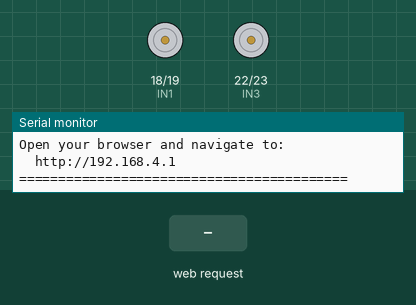
This sketch was run on a simulated ESP32. On the bench: motor-driver pin pairs drawn as motors (green arrow = first pin HIGH = forward, orange = second pin HIGH = backward, longer = more drive, scaled by the enable pin), the last lines printed to the serial monitor. Inputs (shaded band) come from the test bench.

Above: at 2.2 s.
2.3 s: HTTP request GET /cmd?dir=forward received
At 2.7 s:
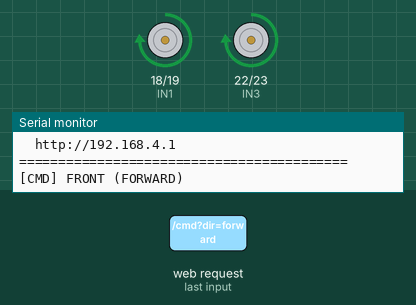
3.8 s: HTTP request GET /cmd?dir=backward received
At 5.0 s:
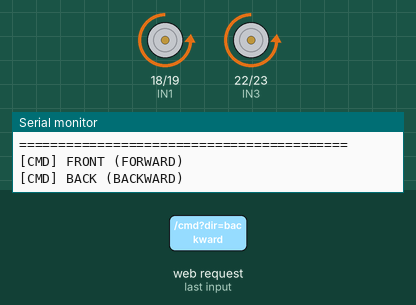
5.3 s: HTTP request GET /cmd?dir=left received
At 6.2 s:
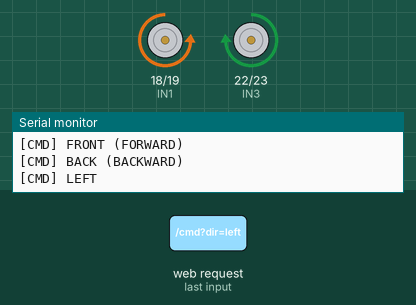
6.8 s: HTTP request GET /cmd?dir=right received
At 7.3 s:
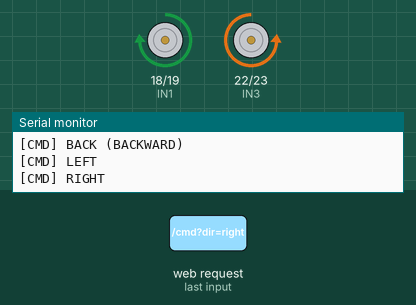
8.3 s: HTTP request GET /speed?val=forward received
At 9.5 s:
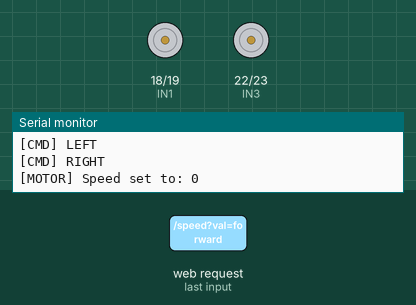
9.8 s: HTTP request GET /speed?val=1 received
At 10.8 s:
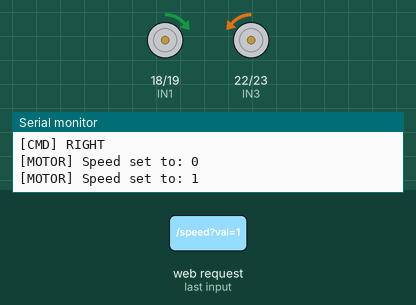
Timing chart, 0 to 12.3 s (numbered marks = the images above; inputs shaded):
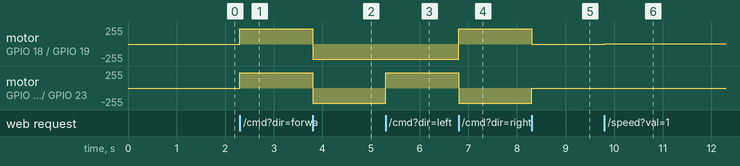

The sketch:

esp32_web_robot.ino
```cpp
/*
 * ==============================================================================
 * ESP32 Wi-Fi Robot Controller (Two-Channel Motor Driver)
 * ==============================================================================
 * Wi-Fi SSID (Username): Yoo
 * Wi-Fi Password:        8722519872
 * Web Controller IP:     http://192.168.4.1
 *
 * Features:
 *   - Captive Portal: Automatically pops up or redirects ANY page to the controller
 *   - Explicit AP IP (192.168.4.1) configuration
 *   - Real-time command status & Serial monitor debug logs
 *   - Compatible with ESP32 Core 3.x and 2.x
 * ==============================================================================
 */

#include <WiFi.h>
#include <WebServer.h>
#include <DNSServer.h>
#include <esp_arduino_version.h>

// ==============================================================================
// 1. PIN DEFINITIONS
// ==============================================================================
// Motor A (Left Tyre)
const int IN1 = 18;  // Left Forward
const int IN2 = 19;  // Left Backward
const int ENA = 21;  // Left PWM Speed

// Motor B (Right Tyre)
const int IN3 = 22;  // Right Forward
const int IN4 = 23;  // Right Backward
const int ENB = 25;  // Right PWM Speed

// PWM Configuration
const int PWM_FREQ       = 1000; // 1 kHz
const int PWM_RESOLUTION = 8;    // 8-bit (0 - 255)
const int PWM_CHAN_A     = 0;    // Core 2.x fallback
const int PWM_CHAN_B     = 1;    // Core 2.x fallback

int motorSpeed = 230; // Initial speed (0 - 255, 230 provides strong torque for 4 wheels)

// ==============================================================================
// 2. WI-FI & CAPTIVE PORTAL CONFIGURATION
// ==============================================================================
const char* AP_SSID = "Yoo";
const char* AP_PASS = "123456798";

const byte DNS_PORT = 53;
DNSServer dnsServer;
WebServer server(80);

// Default AP IP: 192.168.4.1
IPAddress local_ip(192, 168, 4, 1);
IPAddress gateway(192, 168, 4, 1);
IPAddress subnet(255, 255, 255, 0);

// ==============================================================================
// 3. MOTOR CONTROL FUNCTIONS
// ==============================================================================
void setMotorSpeed(int speedVal) {
  motorSpeed = constrain(speedVal, 0, 255);
#if defined(ESP_ARDUINO_VERSION_MAJOR) && (ESP_ARDUINO_VERSION_MAJOR >= 3)
  ledcWrite(ENA, motorSpeed);
  ledcWrite(ENB, motorSpeed);
#else
  ledcWrite(PWM_CHAN_A, motorSpeed);
  ledcWrite(PWM_CHAN_B, motorSpeed);
#endif
  Serial.print("[MOTOR] Speed set to: ");
  Serial.println(motorSpeed);
}

void stopBot() {
  digitalWrite(IN1, LOW);
  digitalWrite(IN2, LOW);
  digitalWrite(IN3, LOW);
  digitalWrite(IN4, LOW);
  Serial.println("[CMD] STOP");
}

void moveForward() {
  digitalWrite(IN1, HIGH);
  digitalWrite(IN2, LOW);
  digitalWrite(IN3, HIGH);
  digitalWrite(IN4, LOW);
  Serial.println("[CMD] FRONT (FORWARD)");
}

void moveBackward() {
  digitalWrite(IN1, LOW);
  digitalWrite(IN2, HIGH);
  digitalWrite(IN3, LOW);
  digitalWrite(IN4, HIGH);
  Serial.println("[CMD] BACK (BACKWARD)");
}

void turnLeft() {
  digitalWrite(IN1, LOW);
  digitalWrite(IN2, HIGH);
  digitalWrite(IN3, HIGH);
  digitalWrite(IN4, LOW);
  Serial.println("[CMD] LEFT");
}

void turnRight() {
  digitalWrite(IN1, HIGH);
  digitalWrite(IN2, LOW);
  digitalWrite(IN3, LOW);
  digitalWrite(IN4, HIGH);
  Serial.println("[CMD] RIGHT");
}

// ==============================================================================
// 4. EMBEDDED CONTROLLER WEB PAGE
// ==============================================================================
const char HTML_PAGE[] PROGMEM = R"rawliteral(
<!DOCTYPE html>
<html lang="en">
<head>
  <meta charset="UTF-8">
  <meta name="viewport" content="width=device-width, initial-scale=1.0, user-scalable=no">
  <title>ESP32 Robot Controller</title>
  <style>
    * {
      box-sizing: border-box;
      user-select: none;
      -webkit-user-select: none;
      margin: 0;
      padding: 0;
    }
    body {
      background: radial-gradient(circle at center, #1b263b 0%, #0d1b2a 100%);
      font-family: -apple-system, BlinkMacSystemFont, "Segoe UI", Roboto, sans-serif;
      color: #e0e1dd;
      display: flex;
      flex-direction: column;
      align-items: center;
      justify-content: center;
      min-height: 100vh;
      padding: 16px;
    }
    .card {
      background: rgba(255, 255, 255, 0.05);
      backdrop-filter: blur(14px);
      -webkit-backdrop-filter: blur(14px);
      border: 1px solid rgba(255, 255, 255, 0.12);
      border-radius: 24px;
      padding: 24px;
      width: 100%;
      max-width: 380px;
      box-shadow: 0 20px 50px rgba(0, 0, 0, 0.6);
      text-align: center;
    }
    h1 {
      font-size: 1.4rem;
      font-weight: 700;
      letter-spacing: 1px;
      color: #00f0ff;
      text-shadow: 0 0 10px rgba(0, 240, 255, 0.4);
      margin-bottom: 6px;
    }
    .status-badge {
      display: inline-block;
      font-size: 0.78rem;
      background: rgba(0, 240, 255, 0.15);
      color: #70e000;
      padding: 4px 12px;
      border-radius: 12px;
      margin-bottom: 16px;
      font-weight: 600;
    }
    .state-box {
      background: #0f172a;
      border: 1px solid #334155;
      padding: 8px 12px;
      border-radius: 10px;
      font-size: 0.85rem;
      color: #00f0ff;
      margin-bottom: 20px;
      font-family: monospace;
    }
    .d-pad {
      display: grid;
      grid-template-columns: repeat(3, 1fr);
      grid-template-rows: repeat(3, 1fr);
      gap: 12px;
      width: 240px;
      height: 240px;
      margin: 0 auto 20px auto;
    }
    .btn {
      background: linear-gradient(145deg, #1e293b, #0f172a);
      border: 1px solid rgba(255, 255, 255, 0.1);
      border-radius: 18px;
      color: #ffffff;
      font-size: 1.2rem;
      font-weight: bold;
      display: flex;
      flex-direction: column;
      align-items: center;
      justify-content: center;
      cursor: pointer;
      box-shadow: 0 6px 14px rgba(0,0,0,0.4);
      transition: all 0.1s ease;
      touch-action: manipulation;
    }
    .btn span {
      font-size: 0.7rem;
      font-weight: normal;
      color: #94a3b8;
      margin-top: 2px;
    }
    .btn:active, .btn.active {
      transform: scale(0.92);
      background: linear-gradient(145deg, #00f0ff, #0077b6);
      color: #000;
      box-shadow: 0 0 16px rgba(0, 240, 255, 0.8);
    }
    .btn:active span, .btn.active span {
      color: #000;
    }
    .btn-up    { grid-column: 2; grid-row: 1; }
    .btn-left  { grid-column: 1; grid-row: 2; }
    .btn-stop  {
      grid-column: 2;
      grid-row: 2;
      background: linear-gradient(145deg, #d90429, #720026);
      font-size: 0.9rem;
    }
    .btn-stop:active {
      background: #ff0054 !important;
      box-shadow: 0 0 16px rgba(255, 0, 84, 0.8) !important;
    }
    .btn-right { grid-column: 3; grid-row: 2; }
    .btn-down  { grid-column: 2; grid-row: 3; }

    .slider-container {
      margin-top: 10px;
      text-align: left;
    }
    .slider-header {
      display: flex;
      justify-content: space-between;
      font-size: 0.85rem;
      color: #94a3b8;
      margin-bottom: 8px;
    }
    .slider {
      -webkit-appearance: none;
      width: 100%;
      height: 8px;
      border-radius: 4px;
      background: #334155;
      outline: none;
    }
    .slider::-webkit-slider-thumb {
      -webkit-appearance: none;
      appearance: none;
      width: 22px;
      height: 22px;
      border-radius: 50%;
      background: #00f0ff;
      cursor: pointer;
      box-shadow: 0 0 8px #00f0ff;
    }
    .instructions {
      margin-top: 16px;
      font-size: 0.72rem;
      color: #64748b;
    }
  </style>
</head>
<body>
  <div class="card">
    <h1>ROBOT WEB CONTROLLER</h1>
    <div class="status-badge">● CONNECTED (192.168.4.1)</div>
    <div class="state-box" id="stateDisplay">STATE: READY</div>

    <div class="d-pad">
      <button class="btn btn-up" id="btn-fwd" data-cmd="forward">▲<span>FRONT</span></button>
      <button class="btn btn-left" id="btn-left" data-cmd="left">◀<span>LEFT</span></button>
      <button class="btn btn-stop" id="btn-stop" data-cmd="stop">STOP</button>
      <button class="btn btn-right" id="btn-right" data-cmd="right">▶<span>RIGHT</span></button>
      <button class="btn btn-down" id="btn-bwd" data-cmd="backward">▼<span>BACK</span></button>
    </div>

    <div class="slider-container">
      <div class="slider-header">
        <span>Motor Speed (PWM)</span>
        <span id="speedVal">230</span>
      </div>
      <input type="range" min="120" max="255" value="230" class="slider" id="speedRange">
    </div>

    <div class="instructions">
      Hold button to drive • Release to stop • W/A/S/D keys
    </div>
  </div>

  <script>
    let currentCmd = 'stop';
    const stateDisplay = document.getElementById('stateDisplay');

    function sendCommand(cmd) {
      if (cmd === currentCmd && cmd !== 'stop') return;
      currentCmd = cmd;
      stateDisplay.innerText = "STATE: " + cmd.toUpperCase();
      fetch('/cmd?dir=' + cmd).catch(err => {
        stateDisplay.innerText = "ERROR SENDING: " + cmd;
      });
    }

    const buttons = [
      { id: 'btn-fwd', cmd: 'forward' },
      { id: 'btn-bwd', cmd: 'backward' },
      { id: 'btn-left', cmd: 'left' },
      { id: 'btn-right', cmd: 'right' }
    ];

    buttons.forEach(item => {
      const el = document.getElementById(item.id);

      const startMove = (e) => {
        e.preventDefault();
        el.classList.add('active');
        sendCommand(item.cmd);
      };

      const endMove = (e) => {
        e.preventDefault();
        el.classList.remove('active');
        sendCommand('stop');
      };

      el.addEventListener('mousedown', startMove);
      el.addEventListener('mouseup', endMove);
      el.addEventListener('touchstart', startMove, { passive: false });
      el.addEventListener('touchend', endMove, { passive: false });
      el.addEventListener('mouseleave', () => {
        if (el.classList.contains('active')) endMove();
      });
    });

    document.getElementById('btn-stop').addEventListener('click', () => sendCommand('stop'));

    const speedRange = document.getElementById('speedRange');
    const speedVal = document.getElementById('speedVal');
    speedRange.addEventListener('input', (e) => {
      speedVal.innerText = e.target.value;
    });
    speedRange.addEventListener('change', (e) => {
      fetch('/speed?val=' + e.target.value).catch(err => console.error(err));
    });

    const keyMap = {
      'KeyW': 'forward', 'ArrowUp': 'forward',
      'KeyS': 'backward', 'ArrowDown': 'backward',
      'KeyA': 'left', 'ArrowLeft': 'left',
      'KeyD': 'right', 'ArrowRight': 'right',
      'Space': 'stop'
    };

    window.addEventListener('keydown', (e) => {
      if (keyMap[e.code]) {
        sendCommand(keyMap[e.code]);
      }
    });

    window.addEventListener('keyup', (e) => {
      if (keyMap[e.code] && e.code !== 'Space') {
        sendCommand('stop');
      }
    });
  </script>
</body>
</html>
)rawliteral";

// ==============================================================================
// 5. HTTP HELPERS & ROUTE HANDLERS
// ==============================================================================
void setCorsAndNoCache() {
  server.sendHeader("Access-Control-Allow-Origin", "*");
  server.sendHeader("Cache-Control", "no-cache, no-store, must-revalidate");
  server.sendHeader("Pragma", "no-cache");
  server.sendHeader("Expires", "0");
}

void handleRoot() {
  setCorsAndNoCache();
  server.send(200, "text/html", HTML_PAGE);
}

void handleCommand() {
  setCorsAndNoCache();
  if (server.hasArg("dir")) {
    String dir = server.arg("dir");
    if (dir == "forward") {
      moveForward();
    } else if (dir == "backward") {
      moveBackward();
    } else if (dir == "left") {
      turnLeft();
    } else if (dir == "right") {
      turnRight();
    } else {
      stopBot();
    }
  } else {
    stopBot();
  }
  server.send(200, "text/plain", "OK");
}

void handleSpeed() {
  setCorsAndNoCache();
  if (server.hasArg("val")) {
    int speedVal = server.arg("val").toInt();
    setMotorSpeed(speedVal);
    server.send(200, "text/plain", "Speed updated");
  } else {
    server.send(400, "text/plain", "Missing val");
  }
}

// Redirect all unknown requests (Captive portal detection: Google, Apple, Microsoft)
void handleNotFound() {
  server.sendHeader("Location", "http://192.168.4.1/", true);
  server.send(302, "text/plain", "");
}

// ==============================================================================
// 6. SETUP & MAIN LOOP
// ==============================================================================
void setup() {
  Serial.begin(115200);
  delay(1000);
  Serial.println("\n==========================================");
  Serial.println("         ESP32 ROBOT STARTING             ");
  Serial.println("==========================================");

  // Motor direction pins
  pinMode(IN1, OUTPUT);
  pinMode(IN2, OUTPUT);
  pinMode(IN3, OUTPUT);
  pinMode(IN4, OUTPUT);

  // Setup PWM channels
#if defined(ESP_ARDUINO_VERSION_MAJOR) && (ESP_ARDUINO_VERSION_MAJOR >= 3)
  ledcAttach(ENA, PWM_FREQ, PWM_RESOLUTION);
  ledcAttach(ENB, PWM_FREQ, PWM_RESOLUTION);
#else
  ledcSetup(PWM_CHAN_A, PWM_FREQ, PWM_RESOLUTION);
  ledcSetup(PWM_CHAN_B, PWM_FREQ, PWM_RESOLUTION);
  ledcAttachPin(ENA, PWM_CHAN_A);
  ledcAttachPin(ENB, PWM_CHAN_B);
#endif

  setMotorSpeed(motorSpeed);
  stopBot();

  // Configure Wi-Fi Access Point with explicit IP
  WiFi.mode(WIFI_AP);
  WiFi.softAPConfig(local_ip, gateway, subnet);
  WiFi.softAP(AP_SSID, AP_PASS);

  IPAddress myIP = WiFi.softAPIP();
  Serial.print("[WIFI] SSID:     ");
  Serial.println(AP_SSID);
  Serial.print("[WIFI] Password: ");
  Serial.println(AP_PASS);
  Serial.print("[WIFI] IP:       ");
  Serial.println(myIP);

  // Start Captive Portal DNS Server (routes any URL to 192.168.4.1)
  dnsServer.start(DNS_PORT, "*", local_ip);
  Serial.println("[DNS]  Captive Portal Active");

  // Setup HTTP routes
  server.on("/", handleRoot);
  server.on("/cmd", handleCommand);
  server.on("/speed", handleSpeed);
  server.onNotFound(handleNotFound);

  server.begin();
  Serial.println("[HTTP] Server ready!");
  Serial.println("==========================================");
  Serial.println("Open your browser and navigate to:");
  Serial.print("  http://");
  Serial.println(myIP);
  Serial.println("==========================================\n");
}

void loop() {
  dnsServer.processNextRequest();
  server.handleClient();
}
```

Measured:
- after the input at 2.3 s, motor on GPIO 18 (IN1) / GPIO 19 (IN2), motor on GPIO 22 (IN3) / GPIO 23 (IN4): stopped → forward 229/255 at once
- after the input at 3.8 s, motor on GPIO 18 (IN1) / GPIO 19 (IN2), motor on GPIO 22 (IN3) / GPIO 23 (IN4): forward 229/255 → backward 229/255 at once
- after the input at 5.3 s, motor on GPIO 22 (IN3) / GPIO 23 (IN4): backward 229/255 → forward 229/255 at once
- after the input at 6.8 s, motor on GPIO 18 (IN1) / GPIO 19 (IN2): backward 229/255 → forward 229/255 at once; motor on GPIO 22 (IN3) / GPIO 23 (IN4): forward 229/255 → backward 229/255 at once
- after the input at 8.3 s, motor on GPIO 18 (IN1) / GPIO 19 (IN2): forward 229/255 → stopped at once; motor on GPIO 22 (IN3) / GPIO 23 (IN4): backward 229/255 → stopped at once
- after the input at 9.8 s, motor on GPIO 18 (IN1) / GPIO 19 (IN2): stopped → forward 1/255 at once; motor on GPIO 22 (IN3) / GPIO 23 (IN4): stopped → backward 1/255 at once
